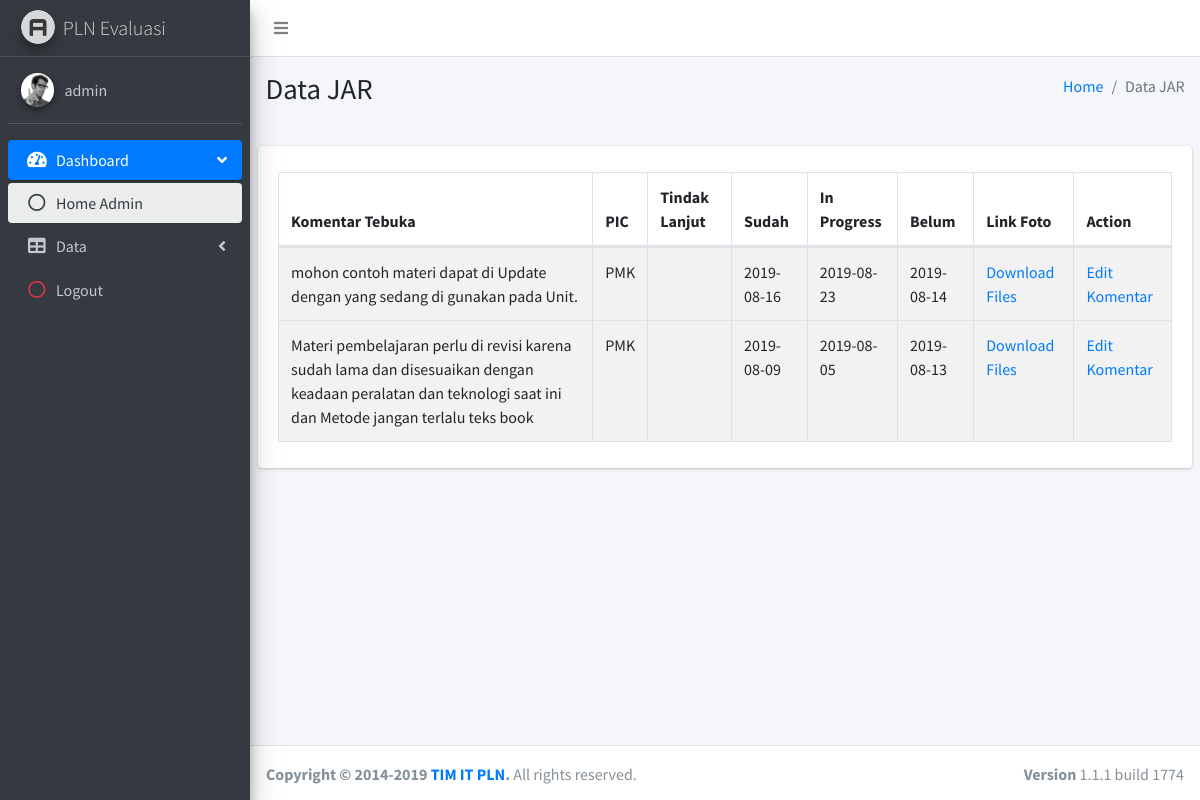
The page /pages/tables/data_pmk.php (signed in) on the database its author committed.
### tables this page shows
CREATE TABLE `pln_evaluasi` (
  `ID_EVALUASI` int(10) NOT NULL,
  `ID_USER` int(10) DEFAULT NULL,
  `KOMENTAR_TERBUKA` text,
  `PIC` varchar(100) DEFAULT NULL,
  `TINDAK_LANJUT` text,
  `SUDAH` text,
  `IN_PROGRESS` text,
  `BELUM` text,
  `LINK_FOTO` text
);

### pages/tables/data_pmk.php (the view, shortened to what this page needs)
<?php
include '../api/config.php';
$username = "". $_SESSION["username"];
?>
<!DOCTYPE html>
<html>
<head>
  <link rel="stylesheet" href="../../plugins/fontawesome-free/css/all.min.css">
  <link rel="stylesheet" href="https://code.ionicframework.com/ionicons/2.0.1/css/ionicons.min.css">
  <link rel="stylesheet" href="../../plugins/datatables/dataTables.bootstrap4.css">
  <link rel="stylesheet" href="../../dist/css/adminlte.min.css">
</head>
<body class="hold-transition sidebar-mini">
<div class="wrapper">
  <nav class="main-header navbar navbar-expand navbar-white navbar-light">
    <ul class="navbar-nav">
      <li class="nav-item">
        <a class="nav-link" data-widget="pushmenu" href="#"><i class="fas fa-bars"></i></a>
      </li>
    </ul>
  </nav>
  <aside class="main-sidebar sidebar-dark-primary elevation-4">
    <a href="../../index_admin.php" class="brand-link">
      <img src="../../dist/img/AdminLTELogo.png"
           alt="AdminLTE Logo"
           class="brand-image img-circle elevation-3"
           style="opacity: .8">
      <span class="brand-text font-weight-light">PLN Evaluasi</span>
    </a>
    <div class="sidebar">
      <div class="user-panel mt-3 pb-3 mb-3 d-flex">
        <div class="image">
          <img src="../../dist/img/user2-160x160.jpg" class="img-circle elevation-2" alt="User Image">
        </div>
        <div class="info">
          <a href="#" class="d-block"><?php echo "".$username?></a>
        </div>
      </div>
      <nav class="mt-2">
        <ul class="nav nav-pills nav-sidebar flex-column" data-widget="treeview" role="menu" data-accordion="false">
          <li class="nav-item has-treeview menu-open">
            <a href="#" class="nav-link active">
              <i class="nav-icon fas fa-tachometer-alt"></i>
              <p>
                Dashboard
                <i class="right fas fa-angle-left"></i>
              </p>
            </a>
            <ul class="nav nav-treeview">
              <li class="nav-item">
                <a href="../../index_admin.php" class="nav-link active">
                  <i class="far fa-circle nav-icon"></i>
                  <p>Home Admin</p>
                </a>
              </li>
            </ul>
          </li>
          <li class="nav-item has-treeview">
            <a href="#" class="nav-link">
              <i class="nav-icon fas fa-table"></i>
              <p>
                Data
                <i class="fas fa-angle-left right"></i>
              </p>
            </a>
          </li>
          <li class="nav-item">
            <a href="../api/logout.php" class="nav-link">
              <i class="nav-icon far fa-circle text-danger"></i>
              <p class="text">Logout</p>
            </a>
          </li>
        </ul>
      </nav>
    </div>
  </aside>
  <div class="content-wrapper">
    <section class="content-header">
      <div class="container-fluid">
        <div class="row mb-2">
          <div class="col-sm-6">
            <h1>Data JAR</h1>
          </div>
          <div class="col-sm-6">
            <ol class="breadcrumb float-sm-right">
              <li class="breadcrumb-item"><a href="#">Home</a></li>
              <li class="breadcrumb-item active">Data JAR</li>
            </ol>
          </div>
        </div>
      </div>
    </section>
    <section class="content">
      <div class="row">
        <div class="col-12">
          <div class="card">
            <div class="card-body">
              <table id="example1" class="table table-bordered table-striped">
                <thead>
                <tr>
                  <th>Komentar Tebuka</th>
                  <th>PIC</th>
                  <th>Tindak Lanjut</th>
                  <th>Sudah</th>
                  <th>In Progress</th>
                  <th>Belum</th>
                  <th>Link Foto</th>
                  <th>Action</th>
                </tr>
                </thead>
                <tbody>
                <?php
                $sql = mysqli_query($db, "select * from pln_evaluasi where PIC ='PMK';");
                while ($ambil = mysqli_fetch_array($sql)){
                  echo "<tr>";
                  echo "<td>".$ambil['KOMENTAR_TERBUKA']."</td>";
                  echo "<td>".$ambil['PIC']."</td>";
                  echo "<td>".$ambil['TINDAK_LANJUT']."</td>";
                  echo "<td>".$ambil['SUDAH']."</td>";
                  echo "<td>".$ambil['IN_PROGRESS']."</td>";
                  echo "<td>".$ambil['BELUM']."</td>";
                  echo "<td>";
                  echo "<a href='../api/file/" . $ambil['LINK_FOTO'] . "'>Download Files</a>";
                  echo "</td>";
                  echo "<td>";
                  echo "<a href='../forms/edit_komentar_admin_pmk.php?ID_EVALUASI=" . $ambil['ID_EVALUASI'] . "'>Edit Komentar</a>";
                  echo "</td>";
                  echo "<tr>";
                }
                ?>
                </tbody>
              </table>
            </div>
          </div>
        </div>
      </div>
    </section>
  </div>
  <footer class="main-footer">
    <div class="float-right d-none d-sm-block">
      <b>Version</b> 1.1.1 build 1774
    </div>
    <strong>Copyright &copy; 2014-2019 <a href="http://TIM IT PLN">TIM IT PLN</a>.</strong> All rights
    reserved.
  </footer>
</div>
</body>
</html>

### rows shown on the page
pln_evaluasi: KOMENTAR_TERBUKA "mohon contoh materi dapat di Update dengan yang sedang di gunakan pada Unit.", PIC "PMK", SUDAH "2019-08-16", IN_PROGRESS "2019-08-23", BELUM "2019-08-14"
pln_evaluasi: KOMENTAR_TERBUKA "Materi pembelajaran perlu di revisi karena sudah lama dan disesuaikan dengan keadaan peralatan dan teknologi saat ini dan Metode jangan terlalu teks book", PIC "PMK", SUDAH "2019-08-09", IN_PROGRESS "2019-08-05", BELUM "2019-08-13"

### other values the page prints
$username "admin"
